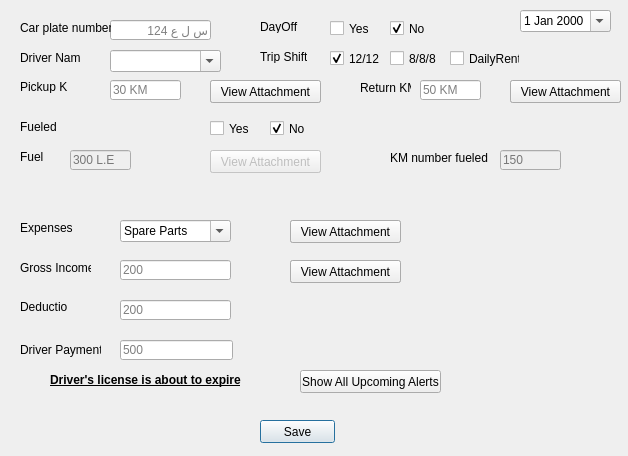
<?xml version="1.0" encoding="UTF-8"?>
<ui version="4.0">
 <class>Dialog</class>
 <widget class="QDialog" name="Dialog">
  <property name="geometry">
   <rect>
    <x>0</x>
    <y>0</y>
    <width>628</width>
    <height>456</height>
   </rect>
  </property>
  <property name="windowTitle">
   <string>Dialog</string>
  </property>
  <widget class="QLabel" name="FuelLabel">
   <property name="geometry">
    <rect>
     <x>20</x>
     <y>150</y>
     <width>47</width>
     <height>13</height>
    </rect>
   </property>
   <property name="text">
    <string>Fuel</string>
   </property>
  </widget>
  <widget class="QLabel" name="TripShiftLabel">
   <property name="geometry">
    <rect>
     <x>260</x>
     <y>50</y>
     <width>47</width>
     <height>13</height>
    </rect>
   </property>
   <property name="text">
    <string>Trip Shift</string>
   </property>
  </widget>
  <widget class="QLineEdit" name="CarPlateNumber_text">
   <property name="geometry">
    <rect>
     <x>110</x>
     <y>20</y>
     <width>101</width>
     <height>20</height>
    </rect>
   </property>
   <property name="placeholderText">
    <string>س ل ع 124</string>
   </property>
  </widget>
  <widget class="QLabel" name="CarPlateNumber_label">
   <property name="geometry">
    <rect>
     <x>20</x>
     <y>20</y>
     <width>91</width>
     <height>16</height>
    </rect>
   </property>
   <property name="text">
    <string>Car plate number</string>
   </property>
  </widget>
  <widget class="QLineEdit" name="FuelText">
   <property name="enabled">
    <bool>false</bool>
   </property>
   <property name="geometry">
    <rect>
     <x>70</x>
     <y>150</y>
     <width>61</width>
     <height>20</height>
    </rect>
   </property>
   <property name="placeholderText">
    <string>300 L.E</string>
   </property>
  </widget>
  <widget class="QLabel" name="Expenses_label">
   <property name="geometry">
    <rect>
     <x>20</x>
     <y>220</y>
     <width>61</width>
     <height>16</height>
    </rect>
   </property>
   <property name="text">
    <string>Expenses</string>
   </property>
  </widget>
  <widget class="QLabel" name="GrossIncomeLabel">
   <property name="geometry">
    <rect>
     <x>20</x>
     <y>260</y>
     <width>71</width>
     <height>16</height>
    </rect>
   </property>
   <property name="text">
    <string>Gross Income</string>
   </property>
  </widget>
  <widget class="QLineEdit" name="GrossIncomeText">
   <property name="geometry">
    <rect>
     <x>120</x>
     <y>260</y>
     <width>111</width>
     <height>20</height>
    </rect>
   </property>
   <property name="placeholderText">
    <string>200</string>
   </property>
  </widget>
  <widget class="QPushButton" name="SaveButton">
   <property name="geometry">
    <rect>
     <x>260</x>
     <y>420</y>
     <width>75</width>
     <height>23</height>
    </rect>
   </property>
   <property name="text">
    <string>Save</string>
   </property>
  </widget>
  <widget class="QPushButton" name="UploadTripBillScreenshot_button">
   <property name="geometry">
    <rect>
     <x>290</x>
     <y>260</y>
     <width>111</width>
     <height>23</height>
    </rect>
   </property>
   <property name="text">
    <string>Upload Attachment</string>
   </property>
  </widget>
  <widget class="QLabel" name="PickupKM_label">
   <property name="geometry">
    <rect>
     <x>20</x>
     <y>80</y>
     <width>47</width>
     <height>13</height>
    </rect>
   </property>
   <property name="text">
    <string>Pickup KM</string>
   </property>
  </widget>
  <widget class="QLabel" name="ReturnKMLabel">
   <property name="geometry">
    <rect>
     <x>360</x>
     <y>80</y>
     <width>51</width>
     <height>16</height>
    </rect>
   </property>
   <property name="text">
    <string>Return KM</string>
   </property>
  </widget>
  <widget class="QLineEdit" name="ReturnKMText">
   <property name="geometry">
    <rect>
     <x>420</x>
     <y>80</y>
     <width>61</width>
     <height>20</height>
    </rect>
   </property>
   <property name="placeholderText">
    <string>50 KM</string>
   </property>
  </widget>
  <widget class="QLineEdit" name="PickupKM_text">
   <property name="geometry">
    <rect>
     <x>110</x>
     <y>80</y>
     <width>71</width>
     <height>20</height>
    </rect>
   </property>
   <property name="placeholderText">
    <string>30 KM</string>
   </property>
  </widget>
  <widget class="QPushButton" name="ReturnKM_PushButton">
   <property name="geometry">
    <rect>
     <x>510</x>
     <y>80</y>
     <width>111</width>
     <height>23</height>
    </rect>
   </property>
   <property name="text">
    <string>Upload Attachment</string>
   </property>
  </widget>
  <widget class="QPushButton" name="PickupKM_PushButton">
   <property name="geometry">
    <rect>
     <x>210</x>
     <y>80</y>
     <width>111</width>
     <height>23</height>
    </rect>
   </property>
   <property name="text">
    <string>Upload Attachment</string>
   </property>
  </widget>
  <widget class="QPushButton" name="AccidentBill_button">
   <property name="geometry">
    <rect>
     <x>290</x>
     <y>220</y>
     <width>111</width>
     <height>23</height>
    </rect>
   </property>
   <property name="text">
    <string>Upload Attachment</string>
   </property>
  </widget>
  <widget class="QPushButton" name="UploadFuelBill_PushButton">
   <property name="enabled">
    <bool>false</bool>
   </property>
   <property name="geometry">
    <rect>
     <x>210</x>
     <y>150</y>
     <width>111</width>
     <height>23</height>
    </rect>
   </property>
   <property name="text">
    <string>Upload Attachment</string>
   </property>
  </widget>
  <widget class="QLabel" name="DayoffLabel">
   <property name="geometry">
    <rect>
     <x>260</x>
     <y>20</y>
     <width>47</width>
     <height>13</height>
    </rect>
   </property>
   <property name="text">
    <string>DayOff</string>
   </property>
  </widget>
  <widget class="QLabel" name="KMnumberFueledAtLabel">
   <property name="geometry">
    <rect>
     <x>390</x>
     <y>150</y>
     <width>101</width>
     <height>16</height>
    </rect>
   </property>
   <property name="text">
    <string>KM number fueled at</string>
   </property>
  </widget>
  <widget class="QLineEdit" name="KMnumberFueledAtText">
   <property name="enabled">
    <bool>false</bool>
   </property>
   <property name="geometry">
    <rect>
     <x>500</x>
     <y>150</y>
     <width>61</width>
     <height>20</height>
    </rect>
   </property>
   <property name="placeholderText">
    <string>150</string>
   </property>
  </widget>
  <widget class="QLabel" name="IsFueledLabel">
   <property name="geometry">
    <rect>
     <x>20</x>
     <y>120</y>
     <width>47</width>
     <height>13</height>
    </rect>
   </property>
   <property name="text">
    <string>Fueled</string>
   </property>
  </widget>
  <widget class="QComboBox" name="DriverNameComboBox">
   <property name="geometry">
    <rect>
     <x>110</x>
     <y>50</y>
     <width>111</width>
     <height>22</height>
    </rect>
   </property>
   <property name="editable">
    <bool>true</bool>
   </property>
  </widget>
  <widget class="QLabel" name="CarAssigen_Label">
   <property name="geometry">
    <rect>
     <x>20</x>
     <y>50</y>
     <width>61</width>
     <height>16</height>
    </rect>
   </property>
   <property name="text">
    <string>Driver Name</string>
   </property>
  </widget>
  <widget class="QComboBox" name="ExpensesComboBox">
   <property name="geometry">
    <rect>
     <x>120</x>
     <y>220</y>
     <width>111</width>
     <height>22</height>
    </rect>
   </property>
   <property name="editable">
    <bool>true</bool>
   </property>
   <item>
    <property name="text">
     <string>Spare Parts</string>
    </property>
   </item>
   <item>
    <property name="text">
     <string>Others</string>
    </property>
   </item>
  </widget>
  <widget class="QLabel" name="DriverPaymentLabel">
   <property name="geometry">
    <rect>
     <x>20</x>
     <y>340</y>
     <width>81</width>
     <height>20</height>
    </rect>
   </property>
   <property name="text">
    <string>Driver Payment</string>
   </property>
  </widget>
  <widget class="QLineEdit" name="DriverPaymentText">
   <property name="enabled">
    <bool>true</bool>
   </property>
   <property name="geometry">
    <rect>
     <x>120</x>
     <y>340</y>
     <width>113</width>
     <height>20</height>
    </rect>
   </property>
   <property name="dragEnabled">
    <bool>false</bool>
   </property>
   <property name="placeholderText">
    <string>500 </string>
   </property>
   <property name="clearButtonEnabled">
    <bool>false</bool>
   </property>
  </widget>
  <widget class="QPushButton" name="ShowAllUpComingAlerts_PushButton">
   <property name="geometry">
    <rect>
     <x>300</x>
     <y>370</y>
     <width>141</width>
     <height>23</height>
    </rect>
   </property>
   <property name="text">
    <string>Show All Upcoming Alerts</string>
   </property>
  </widget>
  <widget class="QLabel" name="AlertLabel">
   <property name="geometry">
    <rect>
     <x>50</x>
     <y>370</y>
     <width>191</width>
     <height>20</height>
    </rect>
   </property>
   <property name="font">
    <font>
     <weight>75</weight>
     <bold>true</bold>
     <underline>true</underline>
    </font>
   </property>
   <property name="text">
    <string>Driver's license is about to expire</string>
   </property>
  </widget>
  <widget class="QLabel" name="DeductionLabel">
   <property name="geometry">
    <rect>
     <x>20</x>
     <y>300</y>
     <width>47</width>
     <height>13</height>
    </rect>
   </property>
   <property name="text">
    <string>Deduction</string>
   </property>
  </widget>
  <widget class="QLineEdit" name="DeductionText">
   <property name="geometry">
    <rect>
     <x>120</x>
     <y>300</y>
     <width>111</width>
     <height>20</height>
    </rect>
   </property>
   <property name="placeholderText">
    <string>200</string>
   </property>
  </widget>
  <widget class="QDateEdit" name="TodayDateTime">
   <property name="geometry">
    <rect>
     <x>520</x>
     <y>10</y>
     <width>91</width>
     <height>22</height>
    </rect>
   </property>
   <property name="mouseTracking">
    <bool>false</bool>
   </property>
   <property name="calendarPopup">
    <bool>true</bool>
   </property>
  </widget>
  <widget class="QCheckBox" name="DayoffcheckBoxYes">
   <property name="geometry">
    <rect>
     <x>330</x>
     <y>20</y>
     <width>70</width>
     <height>17</height>
    </rect>
   </property>
   <property name="text">
    <string>Yes</string>
   </property>
  </widget>
  <widget class="QCheckBox" name="DayoffcheckBoxNo">
   <property name="geometry">
    <rect>
     <x>390</x>
     <y>20</y>
     <width>70</width>
     <height>17</height>
    </rect>
   </property>
   <property name="text">
    <string>No</string>
   </property>
   <property name="checked">
    <bool>true</bool>
   </property>
  </widget>
  <widget class="QCheckBox" name="TripShift12CheckBox">
   <property name="geometry">
    <rect>
     <x>330</x>
     <y>50</y>
     <width>70</width>
     <height>17</height>
    </rect>
   </property>
   <property name="text">
    <string>12/12</string>
   </property>
   <property name="checked">
    <bool>true</bool>
   </property>
  </widget>
  <widget class="QCheckBox" name="TripShift8CheckBox">
   <property name="geometry">
    <rect>
     <x>390</x>
     <y>50</y>
     <width>70</width>
     <height>17</height>
    </rect>
   </property>
   <property name="text">
    <string>8/8/8</string>
   </property>
  </widget>
  <widget class="QCheckBox" name="DailyRentCheckBox">
   <property name="geometry">
    <rect>
     <x>450</x>
     <y>50</y>
     <width>70</width>
     <height>17</height>
    </rect>
   </property>
   <property name="text">
    <string>DailyRent</string>
   </property>
  </widget>
  <widget class="QCheckBox" name="IsFueledCheckBoxYes">
   <property name="geometry">
    <rect>
     <x>210</x>
     <y>120</y>
     <width>70</width>
     <height>17</height>
    </rect>
   </property>
   <property name="text">
    <string>Yes</string>
   </property>
  </widget>
  <widget class="QCheckBox" name="IsFueledCheckBoxNo">
   <property name="geometry">
    <rect>
     <x>270</x>
     <y>120</y>
     <width>70</width>
     <height>17</height>
    </rect>
   </property>
   <property name="text">
    <string>No</string>
   </property>
   <property name="checked">
    <bool>true</bool>
   </property>
  </widget>
  <widget class="QPushButton" name="ViewReturnKM_PushButton">
   <property name="geometry">
    <rect>
     <x>510</x>
     <y>80</y>
     <width>111</width>
     <height>23</height>
    </rect>
   </property>
   <property name="text">
    <string>View Attachment</string>
   </property>
  </widget>
  <widget class="QPushButton" name="ViewPickUpKM_PushButton">
   <property name="geometry">
    <rect>
     <x>210</x>
     <y>80</y>
     <width>111</width>
     <height>23</height>
    </rect>
   </property>
   <property name="text">
    <string>View Attachment</string>
   </property>
  </widget>
  <widget class="QPushButton" name="ViewFuelBill_PushButton">
   <property name="enabled">
    <bool>false</bool>
   </property>
   <property name="geometry">
    <rect>
     <x>210</x>
     <y>150</y>
     <width>111</width>
     <height>23</height>
    </rect>
   </property>
   <property name="text">
    <string>View Attachment</string>
   </property>
  </widget>
  <widget class="QPushButton" name="ViewAccidentBill_PushButton">
   <property name="geometry">
    <rect>
     <x>290</x>
     <y>220</y>
     <width>111</width>
     <height>23</height>
    </rect>
   </property>
   <property name="text">
    <string>View Attachment</string>
   </property>
  </widget>
  <widget class="QPushButton" name="ViewTripBillScreenshot_PushButton">
   <property name="geometry">
    <rect>
     <x>290</x>
     <y>260</y>
     <width>111</width>
     <height>23</height>
    </rect>
   </property>
   <property name="text">
    <string>View Attachment</string>
   </property>
  </widget>
 </widget>
 <resources/>
 <connections/>
</ui>
